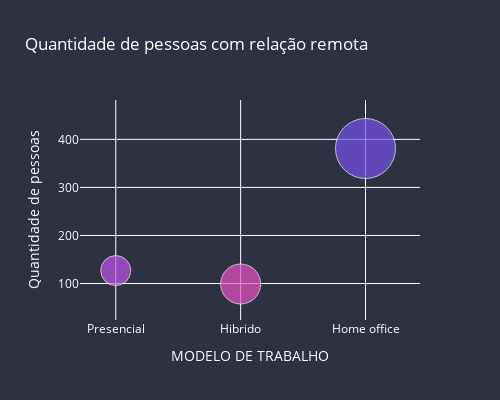

This figure's notebook cell:
### Code cell
fig = go.Figure(layout=go.Layout(width=500,height=400))
fig.add_trace(go.Scatter(x=quantidade_relaçao_remota['modelo_trabalho'],
                        y=quantidade_relaçao_remota['nivel_experiencia'],
                        mode='markers',
                        marker=dict(size=[30, 40, 60],color=['#c152ea ', '#ea52c7', '#7552ea'])
            ))
fig.update_layout(
    title='Quantidade de pessoas com relação remota',
    xaxis_title='MODELO DE TRABALHO',
    yaxis_title = 'Quantidade de pessoas',
    plot_bgcolor='#2d3142',
    paper_bgcolor='#2d3142',
    font=dict(color='white')
)

pyo.init_notebook_mode(connected=True)
pyo.iplot(fig)

### Figure 1 — Plotly figure (JSON) as saved in the notebook; plotly's stock layout.template omitted (floating-point values rounded to 4 significant figures)
{"data": [{"marker": {"color": ["#c152ea ", "#ea52c7", "#7552ea"], "size": [30, 40, 60]}, "mode": "markers", "type": "scatter", "x": ["Presencial", "Hibrido", "Home office"], "y": [127, 99, 381]}], "layout": {"font": {"color": "white"}, "height": 400, "paper_bgcolor": "#2d3142", "plot_bgcolor": "#2d3142", "title": {"text": "Quantidade de pessoas com relação remota"}, "width": 500, "xaxis": {"title": {"text": "MODELO DE TRABALHO"}}, "yaxis": {"title": {"text": "Quantidade de pessoas"}}}}
